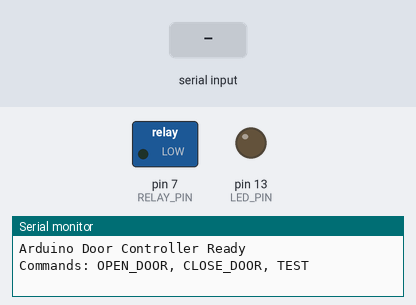
The sketch below on a simulated Arduino Uno, built with avr-gcc and run on an emulated ATmega328P. Parts: switched loads named in the sketch (green lamp = pin HIGH), output pins drawn as LEDs (lit = HIGH), the last lines printed to the serial monitor. Dashed ring = blinking. The test bench sets the inputs (shaded band).

Above: at 1.2 s.
1.3 s: "TEST\n" received over Serial
At 1.4 s:
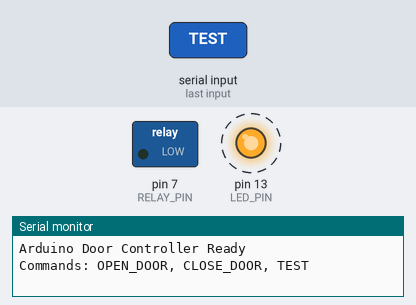
4.3 s: "OPEN_DOOR\n" received over Serial
At 5.1 s:
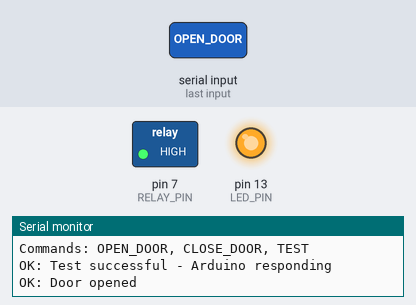
5.8 s: "TEST\n" received over Serial
At 8.0 s:
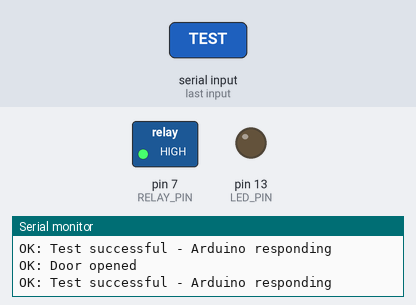
Timing chart, 0 to 9.5 s (numbered marks = the images above; inputs shaded):
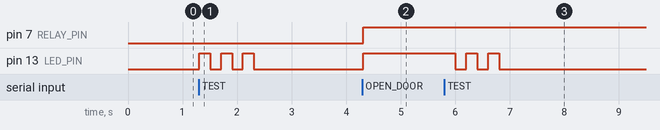

The sketch:

arduino_door_controller.ino
```cpp
/*
  Arduino Door Controller for OCT Fingerprint System
  This code controls a relay to open/close a magnetic door lock

  Hardware Requirements:
  - Arduino Uno/Nano/ESP32
  - 1-Channel Relay Module
  - Magnetic Door Lock
  - 12V Power Supply for door lock

  Connections:
  - Relay IN pin -> Digital Pin 7
  - Relay VCC -> 5V
  - Relay GND -> GND
  - Relay COM -> 12V+ (Power Supply)
  - Relay NO -> Door Lock +
  - Door Lock - -> 12V- (Power Supply)

  Commands from Python:
  - "OPEN_DOOR" - Opens the door (activates relay)
  - "CLOSE_DOOR" - Closes the door (deactivates relay)
  - "TEST" - Test connection
*/

// Pin Definitions
const int RELAY_PIN = 7;      // Digital pin connected to relay IN
const int LED_PIN = 13;       // Built-in LED for status indication

// Variables
bool doorOpen = false;

void setup() {
  // Initialize serial communication
  Serial.begin(9600);

  // Initialize pins
  pinMode(RELAY_PIN, OUTPUT);
  pinMode(LED_PIN, OUTPUT);

  // Initially close the door (relay OFF)
  digitalWrite(RELAY_PIN, LOW);
  digitalWrite(LED_PIN, LOW);
  doorOpen = false;

  // Send ready message
  Serial.println("Arduino Door Controller Ready");
  Serial.println("Commands: OPEN_DOOR, CLOSE_DOOR, TEST");
}

void loop() {
  // Check for incoming serial commands
  if (Serial.available() > 0) {
    String command = Serial.readStringUntil('\n');
    command.trim(); // Remove whitespace

    processCommand(command);
  }

  // Small delay to prevent overwhelming the serial
  delay(10);
}

void processCommand(String command) {
  if (command == "OPEN_DOOR") {
    openDoor();
  }
  else if (command == "CLOSE_DOOR") {
    closeDoor();
  }
  else if (command == "TEST") {
    testConnection();
  }
  else if (command == "STATUS") {
    sendStatus();
  }
  else {
    Serial.println("ERROR: Unknown command - " + command);
  }
}

void openDoor() {
  digitalWrite(RELAY_PIN, HIGH);  // Activate relay (open door)
  digitalWrite(LED_PIN, HIGH);    // Turn on LED indicator
  doorOpen = true;

  Serial.println("OK: Door opened");
}

void closeDoor() {
  digitalWrite(RELAY_PIN, LOW);   // Deactivate relay (close door)
  digitalWrite(LED_PIN, LOW);     // Turn off LED indicator
  doorOpen = false;

  Serial.println("OK: Door closed");
}

void testConnection() {
  // Blink LED to indicate test
  for (int i = 0; i < 3; i++) {
    digitalWrite(LED_PIN, HIGH);
    delay(200);
    digitalWrite(LED_PIN, LOW);
    delay(200);
  }

  Serial.println("OK: Test successful - Arduino responding");
}

void sendStatus() {
  if (doorOpen) {
    Serial.println("STATUS: Door is OPEN");
  } else {
    Serial.println("STATUS: Door is CLOSED");
  }
}
```

Measured:
- after the input at 1.3 s, pin 13 (LED_PIN): alternates HIGH for 0.20 s and LOW for 0.20 s, 6 changes in all, then stays LOW, starting at once
- after the input at 4.3 s, pin 7 (RELAY_PIN), pin 13 (LED_PIN): LOW → HIGH at once
- after the input at 5.8 s, pin 13 (LED_PIN): alternates HIGH for 0.20 s and LOW for 0.20 s, 5 changes in all, then stays LOW, starting after 0.21 s
